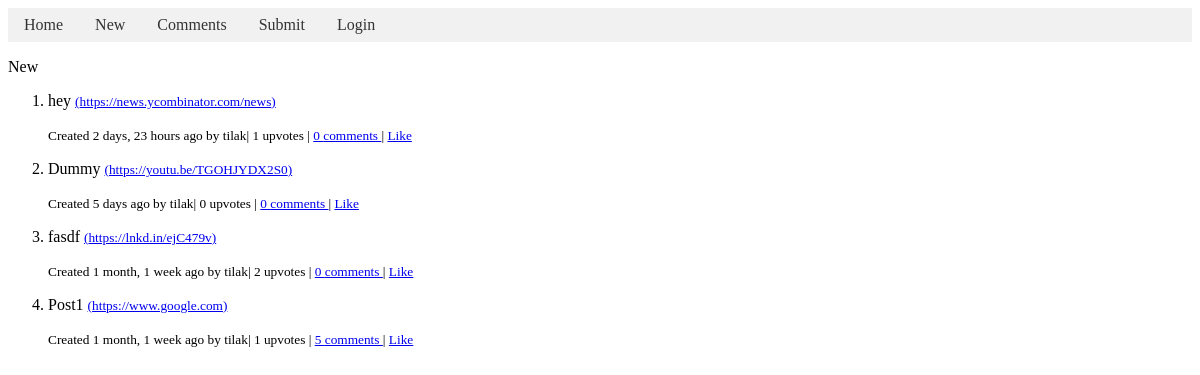
The page /new/ on the database its author committed.
### base/models.py (models this page shows, shortened)
class Post(models.Model):
    title = models.TextField(max_length=200, null=False)
    url = models.URLField(null=False, unique=True)
    body = models.TextField(max_length=200, null=True)
    created = models.DateTimeField(auto_now_add=True)
    user = models.ForeignKey(User, on_delete=models.CASCADE)
    up_users = models.ManyToManyField(User, related_name='upvoted_posts')

class User(AbstractUser):
    name = models.TextField(max_length=200, null=True)
    username = models.TextField(max_length=200, null=False, unique=True)
    email = models.EmailField(null=True)
    about = models.TextField(max_length=200, null=True)
    created = models.DateTimeField(auto_now_add=True)
    fav_posts = models.ManyToManyField('Post', related_name='fav_by')
    fav_comments = models.ManyToManyField('Comment', related_name='fav_by')
    def __str__(self):
        return self.username

### base/views.py (the view)
# urls.py: path('new/', views.new, name='new'),
def new(request):
    p = request.GET.get('p')
    if p == None:
        p = 1
    p = int(p)
    posts = Post.objects.order_by('-created')
    context = pagination(p=p, post_per_page=10, obj=posts)
    return render(request, 'base/new.html', context)

### base/views.py (called while the page is built)
def pagination(p, post_per_page, obj):
    size = len(obj)
    total_pages = size//post_per_page+1
    start_index = (p - 1) * post_per_page
    end_index = start_index + post_per_page
    ol_start = (p-1)*post_per_page+1
    curr_obj = obj[start_index:end_index]
    return {"curr_obj" : curr_obj, "p": p, "total_pages" : total_pages, "post_per_page":post_per_page, "ol_start":ol_start}

### base/templates/base/new.html (shortened to what this page needs)
{% extends 'main.html' %}
{% block content %}
<p>New</p>
<ol start="{{ol_start}}">
    {% for post in curr_obj %}
    <li>
        <p>{{post.title}}
        <small><a href="{{post.url}}" target="_blank">({{post.url}})</a>
        </small>
        </p>
        <small>Created {{post.created|timesince}} ago by {{post.user}}| {{post.up_users.count}} upvotes |
            <a href="{% url 'items' %}?id={{post.id}}&reply_to=post">{{post.comment_set.count}} comments </a>
            | {% if request.user not in post.up_users.all %} <a href="{% url 'upvote' 'p' post.id%}">Like</a>
            {% else %} <a href="{% url 'dvote' 'p' post.id%}">Unlike</a>{% endif %}
        </small>
    </li>
    {% endfor %}
</ol>
{% endblock content %}

### rows shown on the page
Post: title "hey", url "https://news.ycombinator.com/news", created "2 days, 23 hours", user "tilak", up_users.count "1", comment_set.count "0", shows "Like"
Post: title "Dummy", url "https://youtu.be/TGOHJYDX2S0", created "5 days", user "tilak", up_users.count "0", comment_set.count "0", shows "Like"
Post: title "fasdf", url "https://lnkd.in/ejC479v", created "1 month, 1 week", user "tilak", up_users.count "2", comment_set.count "0", shows "Like"
Post: title "Post1", url "https://www.google.com", created "1 month, 1 week", user "tilak", up_users.count "1", comment_set.count "5", shows "Like"
